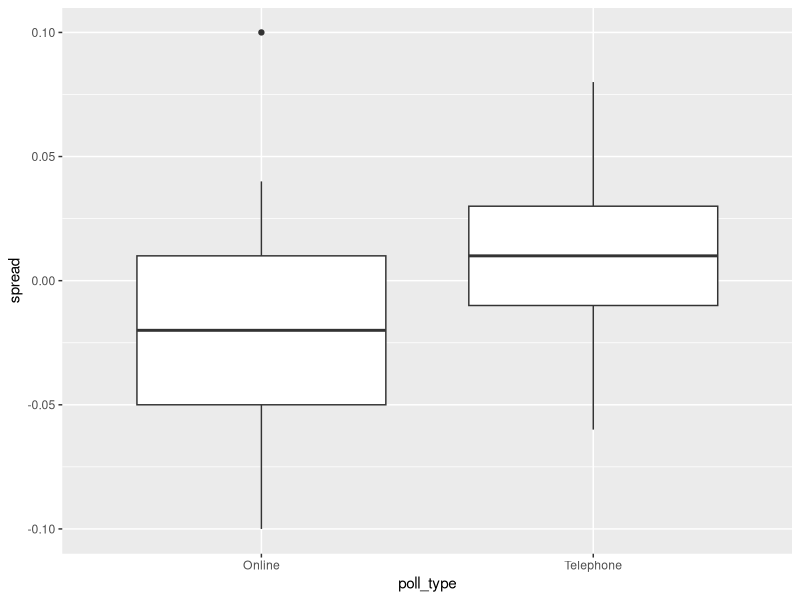

Write R code to recreate this figure. (Note: this script raises an error after producing the figure.)

# There are 12 multi-part problems in this comprehensive assessment that review concepts
# from the entire course. The problems are split over 3 pages. Make sure you read the
# instructions carefully and run all pre-exercise code.

# Overview
# In June 2016, the United Kingdom (UK) held a referendum to determine whether the country
# would "Remain" in the European Union (EU) or "Leave" the EU. This referendum is commonly
# known as Brexit. Although the media and others interpreted poll results as forecasting
# "Remain" (p>0.5), the actual proportion that voted "Remain" was only 48.1% (p=0.481)
# and the UK thus voted to leave the EU. Pollsters in the UK were criticized for
# overestimating support for "Remain".

# Data Import
# Import the brexit_polls polling data from the dslabs package and set options for the analysis:

# suggested libraries and options
library(tidyverse)
options(digits = 3)

# load brexit_polls object
library(dslabs)
data(brexit_polls)

# Final Brexit parameters
# Define p = 0.481 as the actual percent voting "Remain" on the Brexit referendum and
# d = 2p-1 = -0.038 as the actual spread of the Brexit referendum with "Remain"
# defined as the positive outcome:
p <- 0.481    # official proportion voting "Remain"
d <- 2*p-1    # official spread

####### Question 1: Expected value and standard error of a poll #######

# The final proportion of voters choosing "Remain" was p = 0.481. Consider a poll with a sample of
# N = 1500 voters.
# What is the expected total number of voters in the sample choosing "Remain"?
N <- 1500
N * p

# What is the standard error of the total number of voters in the sample choosing "Remain"?
sqrt( p*(1-p) / N) * N

# What is the expected value of x_hat, the proportion of "Remain" voters?
p

# What is the standard error of x_hat, the proportion of "Remain" voters?
sqrt( p*(1-p) / N)

# What is the expected value of d, the spread between the proportion of "Remain" voters and "Leave" voters?
d

# What is the standard error of d, the spread between the proportion of "Remain" voters and "Leave" voters?
2 * sqrt( p*(1-p) / N)




####### Question 2: Actual Brexit poll estimates #######
# Load and inspect the brexit_polls dataset from dslabs, which contains actual polling data for the 6 months
# before the Brexit vote. Raw proportions of voters preferring "Remain", "Leave", and "Undecided" are
# available (remain, leave, undecided) The spread is also available (spread), which is the difference in
# the raw proportion of voters choosing "Remain" and the raw proportion choosing "Leave".

# Calculate x_hat for each poll, the estimate of the proportion of voters choosing "Remain" on the
# referendum day (P=0.481), given the observed spread and the relationship . Use mutate(d=2*x_hat-1) to add a variable
# x_hat to the brexit_polls object by filling in the skeleton code below:

head(brexit_polls)

brexit_polls <- brexit_polls %>%
  mutate(x_hat = (spread+1)/2)

# What is the average of the observed spreads (spread)?
mean(brexit_polls$spread)

# What is the standard deviation of the observed spreads?
sd(brexit_polls$spread)

# What is the average of x_hat, the estimates of the parameter ?
mean(brexit_polls$x_hat)

# What is the standard deviation of x_hat?
sd(brexit_polls$x_hat)

####### Question 3: Confidence interval of a Brexit poll #######
# Consider the first poll in brexit_polls, a YouGov poll run on the same day as the Brexit referendum:
brexit_polls[1,]

# Use qnorm() to compute the 95% confidence interval for x_hat.
brexit_polls[1,]$x_hat + c(-1,1) * qnorm(0.975)*sqrt(brexit_polls[1,]$x_hat*(1-brexit_polls[1,]$x_hat)/brexit_polls[1,]$samplesize)


####### Question 4: Confidence intervals for polls in June #######
# suggested libraries
library(tidyverse)

# load brexit_polls object and add x_hat column
library(dslabs)
data(brexit_polls)
brexit_polls <- brexit_polls %>%
  mutate(x_hat = (spread + 1)/2)

# final proportion voting "Remain"
p <- 0.481

# Create the data frame june_polls containing only Brexit polls ending in June 2016 (enddate of "2016-06-01" and later).
# We will calculate confidence intervals for all polls and determine how many cover the true value of d.

# First, use mutate() to calculate a plug-in estimate se_x_hat for the standard error of the estimate for each poll
# given its sample size and value of x_hat. Second, use mutate() to calculate an estimate for the standard error
# of the spread for each poll given the value of se_x_hat. Then, use mutate() to calculate upper and lower bounds for
# 95% confidence intervals of the spread. Last, add a column hit that indicates whether the confidence interval for
# each poll covers the correct spread d=-0.038.
d <--0.038

library("dplyr")

june_polls <-brexit_polls %>%
  filter(enddate >= "2016-06-01") %>%
  mutate(se_x_hat = sqrt(x_hat * (1-x_hat) / samplesize),
         se_spread = 2*se_x_hat,
         lower = spread - qnorm(0.975) * se_spread,
         upper = spread + qnorm(0.975) * se_spread,
         hit = if_else(-0.038 >= lower & -0.038 <= upper, TRUE, FALSE),
         hit0 = if_else(0 >= lower & 0 <= upper, TRUE, FALSE))

# How many polls are in june_polls?
nrow(june_polls)

# What proportion of polls have a confidence interval that covers the value 0?
mean(june_polls$hit0)

# What proportion of polls predict "Remain" (confidence interval entirely above 0)?
mean(june_polls$lower > 0)

# What proportion of polls have a confidence interval covering the true value of d?
mean(june_polls$hit)


####### Question 5: Hit rate by pollster #######
# Group and summarize the june_polls object by pollster to find the proportion of
# hits for each pollster and the number of polls per pollster. Use arrange() to
# sort by hit rate.
june_polls %>% group_by(pollster) %>%
  summarise(hit_rate = mean(hit), polls = n()) %>%
  arrange(hit_rate)

####### Question 6: Boxplot of Brexit polls by poll type #######
# Make a boxplot of the spread in june_polls by poll type.
june_polls %>%
  ggplot(aes(x=poll_type, y=spread)) +
  geom_boxplot()

####### Question 7: Combined spread across poll type #######
# Calculate the confidence intervals of the spread combined across all polls in june_polls,
# grouping by poll type. Recall that to determine the standard error of the spread, you will
# need to double the standard error of the estimate.

# Use this code (which determines the total sample size per poll type, gives each spread
# estimate a weight based on the poll's sample size, and adds an estimate of p from the
# combined spread) to begin your analysis:
combined_by_type <- june_polls %>%
        group_by(poll_type) %>%
        summarize(N = sum(samplesize),
                  spread = sum(spread*samplesize)/N,
                  p_hat = (spread + 1)/2)

# What is the lower bound of the 95% confidence interval for online voters?
combined_by_type %>%
  mutate(se_p_hat = sqrt(p_hat*(1-p_hat)/N),
         se_spread = 2*se_p_hat,
         lower = spread - qnorm(0.975)*se_spread,
         upper = spread + qnorm(0.975)*se_spread)


####### Question 8: Interpreting combined spread estimates across poll type #######
# Interpret the confidence intervals for the combined spreads for each poll type calculated in
# the previous problem.


####### Question 9: Chi-squared p-value #######

# Define brexit_hit, with the following code, which computes the confidence intervals for all
# Brexit polls in 2016 and then calculates whether the confidence interval covers the actual
# value of the spread d=-0.038:

brexit_hit <- brexit_polls %>%
  mutate(p_hat = (spread + 1)/2,
         se_spread = 2*sqrt(p_hat*(1-p_hat)/samplesize),
         spread_lower = spread - qnorm(.975)*se_spread,
         spread_upper = spread + qnorm(.975)*se_spread,
         hit = spread_lower < -0.038 & spread_upper > -0.038) %>%
  select(poll_type, hit)

# Use brexit_hit to make a two-by-two table of poll type and hit status. Then use the chisq.test()
# function to perform a chi-squared test to determine whether the difference in hit rate is
# significant.
two_by_two <- table(brexit_hit$hit, brexit_hit$poll_type)

# What is the p-value of the chi-squared test comparing the hit rate of online and telephone polls?
chisq.test(two_by_two)$p.value

# Determine which poll type has a higher probability of producing a confidence interval that covers
# the correct value of the spread. Also determine whether this difference is statistically significant
# at a p-value cutoff of 0.05. Which of the following is true?
hit_rate <- brexit_hit %>%
  group_by(poll_type) %>%
  summarize(avg = mean(hit))

####### Question 10: Odds ratio of online and telephone poll hit rate #######
# Use the two-by-two table constructed in the previous exercise to calculate the odds ratio between the
# hit rate of online and telephone polls to determine the magnitude of the difference in performance
# between the poll types.

# Calculate the odds that an online poll generates a confidence interval that covers the actual value
# of the spread.
chisq_df <- as.data.frame(two_by_two)

online_true <- chisq_df$Freq[chisq_df$Var1 == "TRUE" & chisq_df$Var2 == "Online"]
online_false <- chisq_df$Freq[chisq_df$Var1 == "FALSE" & chisq_df$Var2 == "Online"]
online_odds <- online_true/online_false
online_odds

# Calculate the odds that a telephone poll generates a confidence interval that covers the actual value of the spread.
phone_true <- chisq_df$Freq[chisq_df$Var1 == "TRUE" & chisq_df$Var2 == "Telephone"]
phone_false <- chisq_df$Freq[chisq_df$Var1 == "FALSE" & chisq_df$Var2 == "Telephone"]
phone_odds <- phone_true/phone_false
phone_odds

# Calculate the odds ratio to determine how many times larger the odds are for online polls to hit versus telephone polls.
odds_online/odds_telephone

####### Question 11: Plotting spread over time #######
# Use brexit_polls to make a plot of the spread (spread) over time (enddate) colored by poll type (poll_type).
# Use geom_smooth() with method = "loess" to plot smooth curves with a span of 0.4. Include the individual
# data points colored by poll type. Add a horizontal line indicating the final value of d=-0.038.
brexit_polls %>%
  ggplot(aes(enddate, spread, color = poll_type)) +
  geom_smooth(method = "loess", span = 0.4) +
  geom_point() +
  geom_hline(aes(yintercept = -.038))

####### Question 12: Plotting raw percentages over time #######
# Use the following code to create the object brexit_long, which has a column vote containing the three possible
# votes on a Brexit poll ("remain", "leave", "undecided") and a column proportion containing the raw proportion
# choosing that vote option on the given poll:
brexit_long <- brexit_polls %>%
  gather(vote, proportion, "remain":"undecided") %>%
  mutate(vote = factor(vote))

# Make a graph of proportion over time colored by vote. Add a smooth trendline with geom_smooth() and method =
#   "loess" with a span of 0.3.
brexit_long %>%
  ggplot(aes(enddate, proportion, color = vote)) +
  geom_smooth(method = "loess", span = 0.3)
